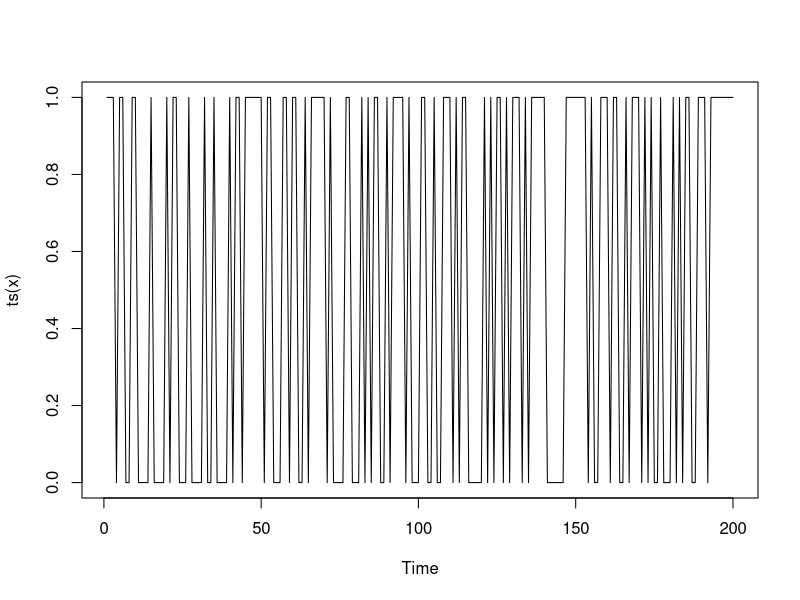

Recreate this plot in R. (Note: this script raises an error after producing the figure.)
#
#   Time Series Analysis and Forecasting
#
#      IID, White Noise, MA and AR
#


    x <- rbinom(200, 1, 0.5)
    x11(); plot(ts(x))
    xx <- 2*x-1
    w <- cumsum(xx)
    grx11(); plot(ts(w))
    
    
    x <- rnorm(200, 0, 3)
    w <- cumsum(x)
    x11(); plot(ts(w), col='red')
    
    x11()
    par(mfrow=c(2,1))
    x.ma <- arima.sim(n=400, list(ma=c(0.9)))
    plot(x.ma)
    acf(x.ma)
    
    x11()
    par(mfrow=c(2,1))
    x.ar <- arima.sim(n=400, list(ar=c(0.72)))
    plot(x.ar, col='red')
    acf(x.ar)
    
    
    x11()
    par(mfrow=c(2,1))
    x.iid <- rnorm(200, 0, 2) 
    plot(ts(x.iid), col='red')
    acf(x.iid)
    
  